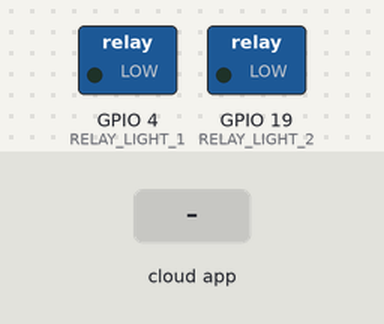
Bench run of a program on a simulated ESP32. Shown: switched loads named in the program (green lamp = pin HIGH). The test bench sets the inputs (shaded band). WiFi joins after 1.5 s; servers stay silent unless stated; the Firebase database answers and starts empty; what the program prints to the serial monitor is not drawn.

Above: at 2.7 s.
2.8 s: the phone or cloud app sets Light_1 to 1
At 4.1 s:
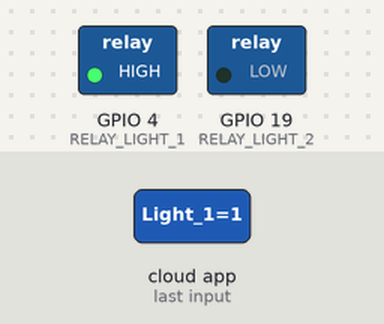
4.4 s: the phone or cloud app sets Light_2 to 1
At 4.9 s:
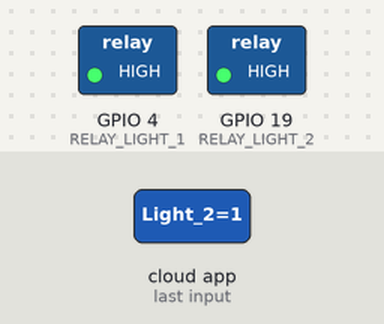
5.9 s: the phone or cloud app sets Light_1 to 0
At 7.4 s:
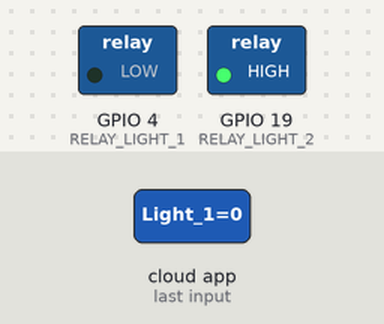
8.3 s: the phone or cloud app sets Light_2 to 0
At 9.1 s:
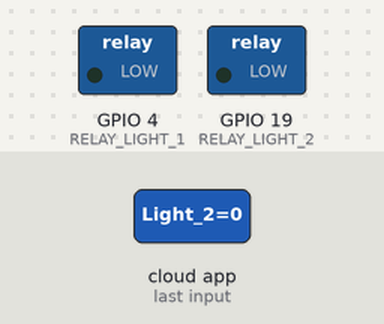
Timing chart, 0 to 10.8 s (numbered marks = the images above; inputs shaded):
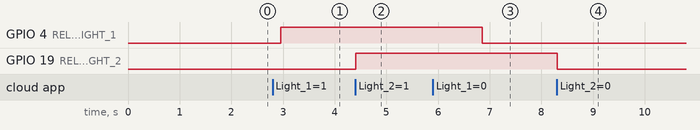

Measured:
- after the input at 2.8 s, GPIO 4 (RELAY_LIGHT_1): LOW → HIGH after 0.15 s
- after the input at 4.4 s, GPIO 19 (RELAY_LIGHT_2): LOW → HIGH at once
- after the input at 5.9 s, GPIO 4 (RELAY_LIGHT_1): HIGH → LOW after 0.95 s
- after the input at 8.3 s, GPIO 19 (RELAY_LIGHT_2): HIGH → LOW at once

The program:

main.cpp
```cpp
#include "addons/TokenHelper.h"
#include "addons/RTDBHelper.h"
#include <WiFi.h>
#include <Firebase_ESP_Client.h>

#define WIFI_SSID "HIPTECH_FPT"
#define WIFI_PASSWORD "fpthiptech@2025"

#define API_KEY "AIzaSyBMU5LO0LZcCs1fNP3tpBXXGQZelAKwb-E"
#define DATABASE_URL "https://fishtank-978f1-default-rtdb.firebaseio.com/"

#define RELAY_LIGHT_1 4
#define RELAY_LIGHT_2 19

FirebaseData fbdo;
FirebaseAuth auth;
FirebaseConfig config;

void setup() {
  Serial.begin(115200);

  pinMode(RELAY_LIGHT_1, OUTPUT);
  digitalWrite(RELAY_LIGHT_1, LOW);


  pinMode(RELAY_LIGHT_2, OUTPUT);
  digitalWrite(RELAY_LIGHT_2, LOW);

  WiFi.begin(WIFI_SSID, WIFI_PASSWORD);

  while (WiFi.status() != WL_CONNECTED) {
    delay(500);
    Serial.print(".");
  }

  Serial.println("\nWiFi connected");

config.api_key = API_KEY;
config.database_url = DATABASE_URL;

Firebase.signUp(&config, &auth, "", "");

config.token_status_callback = tokenStatusCallback;

Firebase.begin(&config, &auth);
Firebase.reconnectWiFi(true);
}

void loop() {

  if (Firebase.RTDB.getInt(&fbdo, "Home/Light/Light_1")) {

    int state_light_1 = fbdo.intData();

    if (state_light_1 == 1) {
      digitalWrite(RELAY_LIGHT_1, HIGH);
      Serial.println("Led_1 ON");
    } else {
      digitalWrite(RELAY_LIGHT_1, LOW);
      Serial.println("Led_1 OFF");
    }

  } else {
    Serial.println(fbdo.errorReason());
  }

  if (Firebase.RTDB.getInt(&fbdo, "Home/Light/Light_2")) {

    int state_light_2 = fbdo.intData();

    if (state_light_2 == 1) {
      digitalWrite(RELAY_LIGHT_2, HIGH);
      Serial.println("Led_2 ON");
    } else {
      digitalWrite(RELAY_LIGHT_2, LOW);
      Serial.println("Led_2 OFF");
    }

  } else {
    Serial.println(fbdo.errorReason());
  }

  delay(1000);
}
```

Fishtank.cpp
```cpp

```
